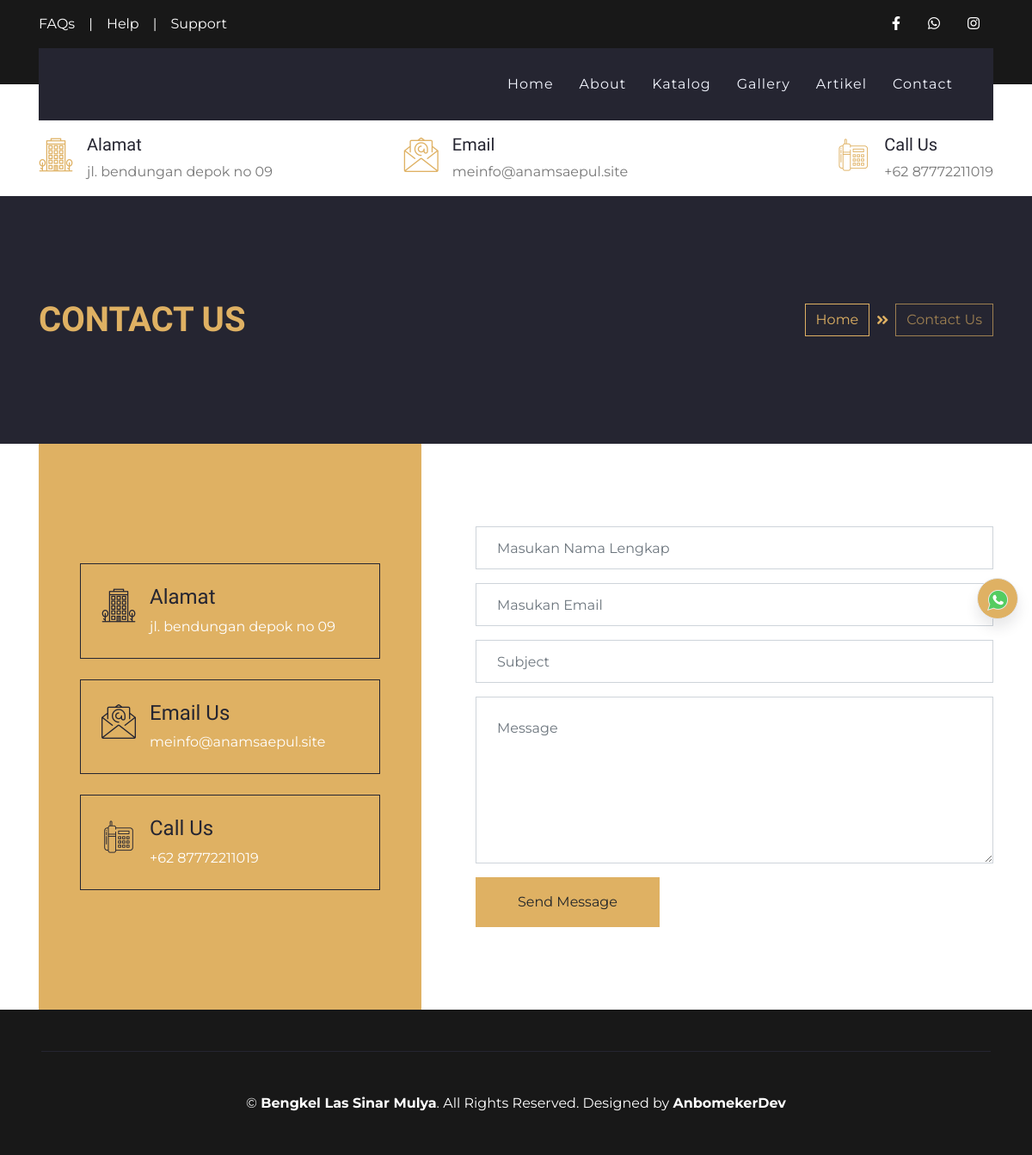
/index.php/contact, run on an earlier commit of the app's database.
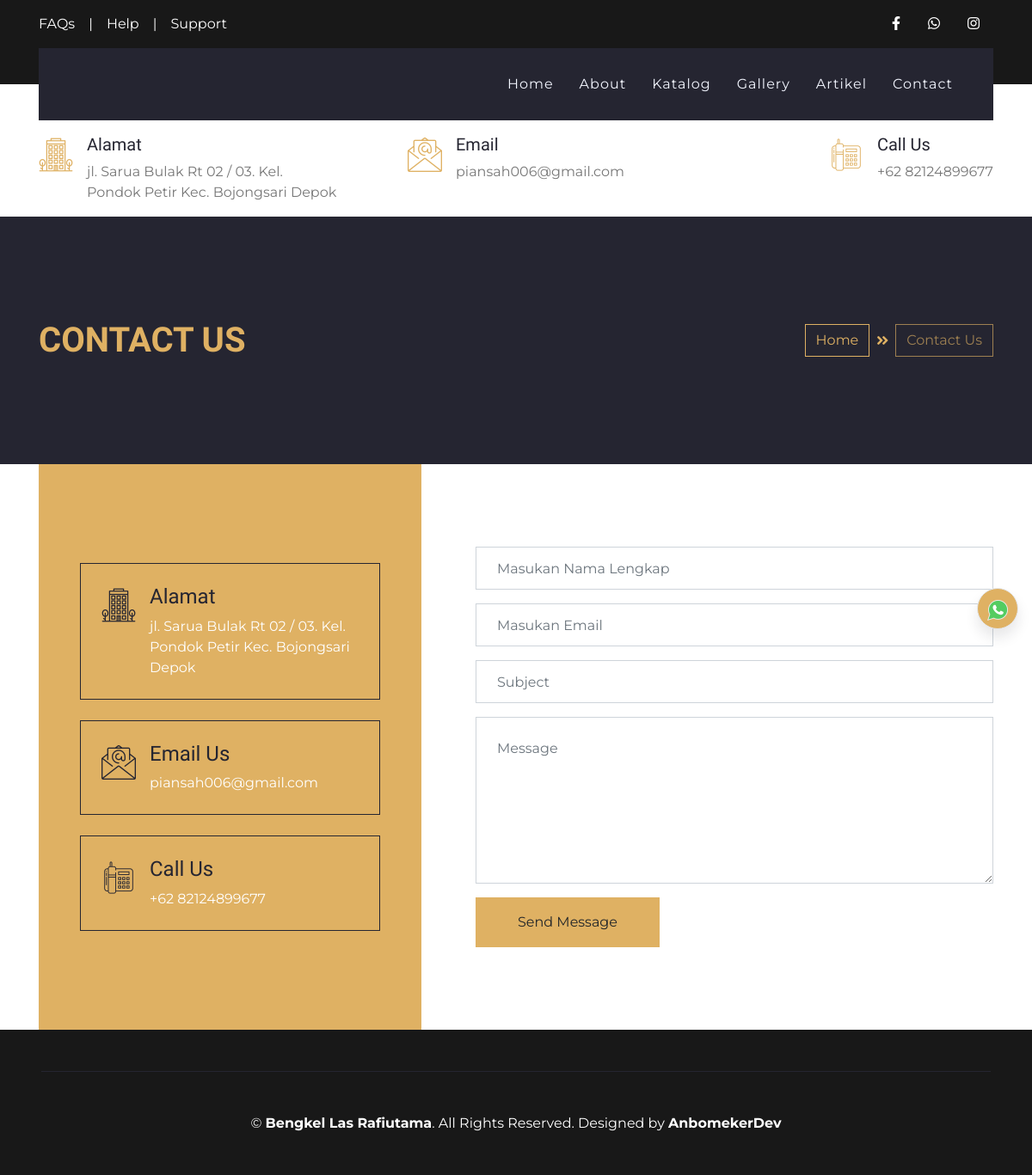
And on a later commit of the database.
### tables this page shows
CREATE TABLE `set_profil`  (
  `profil_id` int(11) NOT NULL AUTO_INCREMENT,
  `nama` varchar(50) NULL DEFAULT NULL,
  `alamat` varchar(100) NULL DEFAULT NULL,
  `deskripsi` text NULL,
  `logo` text NULL,
  `foto` text NULL,
  `kontak_id` int(11) NULL DEFAULT NULL,
  `company_name` varchar(50) NULL DEFAULT NULL,
  `web_url` text NULL,
  PRIMARY KEY (`profil_id`) USING BTREE
);

### application/controllers/Contact.php (called while the page is built, shortened)
<?php
class Contact extends CI_Controller
{
    public function __construct()
    {
        $this->load->model('M_contact_us', 'contact');
        $this->load->model('admin/Profil_m', 'profil');
        $this->load->library('session');
    }
    public function index()
    {
        $data = [
            'judul' => $this->profil->get_profile('nama'),
            'perusahaan' => $this->profil->get_profile('nama'),
            'logo' => $this->profil->get_profile('logo'),
            'alamat' => $this->profil->get_profile('alamat'),
            'whatsap' => $this->profil->get_kontak('whatsap'),
            'facebook' => $this->profil->get_kontak('facebook'),
            'instagram' => $this->profil->get_kontak('instagram'),
            'email' => $this->profil->get_kontak('email'),
            'telpon' => $this->profil->get_kontak('telpon'),
            'foto' => $this->profil->get_profile('foto'),
        ];
        $this->load->view('layout/header', $data);
        $this->load->view('layout/navbar', $data);
        $this->load->view('pages/contact_v', $data);
        $this->load->view('layout/footer', $data);
    }
}

### index.php (called while the page is built, shortened)
<?php
require_once BASEPATH.'core/CodeIgniter.php';

### application/models/admin/Profil_m.php (called while the page is built, shortened)
<?php
class Profil_m extends CI_Model
{
    public function get_profile($varams)
    {
        $query = $this->db->get('set_profil')->row();
        $data = $query->$varams;
        return $data;
    }
}

### application/views/pages/contact_v.php (the view, shortened to what this page needs)
<div class="container-fluid bg-secondary py-5">
    <div class="container py-5">
        <div class="row align-items-center py-4">
            <div class="col-md-6 text-center text-md-left">
                <h1 class="mb-4 mb-md-0 text-primary text-uppercase">Contact Us</h1>
            </div>
            <div class="col-md-6 text-center text-md-right">
                <div class="d-inline-flex align-items-center">
                    <a class="btn btn-outline-primary" href="">Home</a>
                    <i class="fas fa-angle-double-right text-primary mx-2"></i>
                    <a class="btn btn-outline-primary disabled" href="">Contact Us</a>
                </div>
            </div>
        </div>
    </div>
</div>
<div class="container-fluid bg-white">
    <div class="container">
        <div class="row">
            <div class="col-lg-5">
                <div class="d-flex flex-column justify-content-center bg-primary h-100 p-5">
                    <div class="d-inline-flex border border-secondary p-4 mb-4">
                        <h1 class="flaticon-office font-weight-normal text-secondary m-0 mr-3"></h1>
                        <div class="d-flex flex-column">
                            <h4>Alamat</h4>
                            <p class="m-0 text-white"><?= $alamat ?></p>
                        </div>
                    </div>
                    <div class="d-inline-flex border border-secondary p-4 mb-4">
                        <h1 class="flaticon-email font-weight-normal text-secondary m-0 mr-3"></h1>
                        <div class="d-flex flex-column">
                            <h4>Email Us</h4>
                            <p class="m-0 text-white"><?= $email ?></p>
                        </div>
                    </div>
                    <div class="d-inline-flex border border-secondary p-4">
                        <h1 class="flaticon-telephone font-weight-normal text-secondary m-0 mr-3"></h1>
                        <div class="d-flex flex-column">
                            <h4>Call Us</h4>
                            <p class="m-0 text-white">+62 <?= $telpon ?></p>
                        </div>
                    </div>
                </div>
            </div>
            <div class="col-lg-7 mb-5 my-lg-5 py-5 pl-lg-5">
                <div class="contact-form">
                    <form name="sentMessage" id="contactForm" novalidate="novalidate">
                        <div class="control-group">
                            <input type="text" class="form-control p-4" id="name" name="nama" placeholder="Masukan Nama Lengkap" required="required" data-validation-required-message="Please enter your name" />
                        </div>
                        <div class="control-group">
                            <input type="email" class="form-control p-4" id="email" name="email" placeholder="Masukan Email" required="required" data-validation-required-message="Please enter your email" />
                        </div>
                        <div class="control-group">
                            <input type="text" class="form-control p-4" id="subject" name="subject" placeholder="Subject" required="required" data-validation-required-message="Please enter a subject" />
                        </div>
                        <div class="control-group">
                            <textarea id="summernote" class="form-control p-4" rows="6" id="message" name="message" placeholder="Message" required="required" data-validation-required-message="Please enter your message"></textarea>
                        </div>
                        <div>
                            <button class="btn btn-primary py-3 px-5" type="submit" id="btnSave">Send Message</button>
                        </div>
                    </form>
                </div>
            </div>
        </div>
    </div>
</div>

### application/views/layout/header.php (shortened to what this page needs)
<!DOCTYPE html>
<html lang="en">
<head>
    <link href="https://cdn.jsdelivr.net/npm/bootstrap@5.0.2/dist/css/bootstrap.min.css" rel="stylesheet">
    <link href="https://cdnjs.cloudflare.com/ajax/libs/font-awesome/5.10.0/css/all.min.css" rel="stylesheet">
    <link href="<?= base_url() ?>assets/frontend/lib/flaticon/font/flaticon.css" rel="stylesheet">
    <link href="<?= base_url() ?>assets/frontend/lib/owlcarousel/assets/owl.carousel.min.css" rel="stylesheet">
    <link href="<?= base_url() ?>assets/frontend/lib/lightbox/css/lightbox.min.css" rel="stylesheet">
    <link href="https://cdn.jsdelivr.net/npm/summernote@0.8.18/dist/summernote-lite.min.css" rel="stylesheet">
    <link href="<?= base_url() ?>assets/frontend/css/style.css" rel="stylesheet">
    <link rel="stylesheet" type="text/css" href="//cdnjs.cloudflare.com/ajax/libs/toastr.js/latest/toastr.min.css" />
</head>
<body>
    <a onclick="whatsappTracking()" href="https://api.whatsapp.com/send?phone=+62<?= $whatsap ?>&text=Halo%20<?= $perusahaan ?>%20Mohon%20informasi%20produk%20produk%20dan%20pemesanan" target="_blank" class="cs-demo-switcher">
        <div class="cs-demo-switcher-inner bg-primary" data-toggle="tooltip" data-placement="left" title="Hubungi ahh..">
            <img src="<?= base_url('assets/frontend/iconwa.png'); ?>" alt="">
        </div>
    </a>

### application/views/layout/navbar.php (shortened to what this page needs)
<div class="container-fluid bg-dark py-3">
    <div class="container">
        <div class="row">
            <div class="col-md-6 text-center text-lg-left mb-2 mb-lg-0">
                <div class="d-inline-flex align-items-center">
                    <a class="text-white pr-3" href="">FAQs</a>
                    <span class="text-white">|</span>
                    <a class="text-white px-3" href="">Help</a>
                    <span class="text-white">|</span>
                    <a class="text-white pl-3" href="">Support</a>
                </div>
            </div>
            <div class="col-md-6 text-center text-lg-right">
                <div class="d-inline-flex align-items-center">
                    <a class="text-white px-3" href="<?= $facebook ?>">
                        <i class="fab fa-facebook-f"></i>
                    </a>
                    <a class="text-white px-3" href="<?= $whatsap ?>">
                        <i class="fab fa-whatsapp"></i>
                    </a>
                    <a class="text-white px-3" href="<?= $instagram ?>">
                        <i class="fab fa-instagram"></i>
                    </a>
                </div>
            </div>
        </div>
    </div>
</div>
<div class="container-fluid position-relative nav-bar p-0">
    <div class="container position-relative" style="z-index: 9;">
        <nav class="navbar navbar-expand-lg bg-secondary navbar-dark py-3 py-lg-0 pl-3 pl-lg-5">
            <div class="collapse navbar-collapse justify-content-between px-3" id="navbarCollapse">
                <div class="navbar-nav ml-auto py-0">
                    <a href="<?= base_url() ?>" class="nav-item nav-link ">Home</a>
                    <a href="<?= base_url('about') ?>" class="nav-item nav-link">About</a>
                    <a href="<?= base_url('katalog') ?>" class="nav-item nav-link">Katalog</a>
                    <a href="<?= base_url('gallery') ?>" class="nav-item nav-link">Gallery</a>
                    <a href="<?= base_url('artikel') ?>" class="nav-item nav-link">Artikel</a>
                    <a href="<?= base_url('contact') ?>" class="nav-item nav-link">Contact</a>
                </div>
            </div>
        </nav>
    </div>
</div>
<div class="container-fluid bg-white py-3">
    <div class="container">
        <div class="row">
            <div class="col-lg-4 text-left mb-3 mb-lg-0">
                <div class="d-inline-flex text-left">
                    <h1 class="flaticon-office font-weight-normal text-primary m-0 mr-3"></h1>
                    <div class="d-flex flex-column">
                        <h5>Alamat</h5>
                        <p class="m-0"><?= $alamat ?></p>
                    </div>
                </div>
            </div>
            <div class="col-lg-4 text-left text-lg-center mb-3 mb-lg-0">
                <div class="d-inline-flex text-left">
                    <h1 class="flaticon-email font-weight-normal text-primary m-0 mr-3"></h1>
                    <div class="d-flex flex-column">
                        <h5>Email</h5>
                        <p class="m-0"><?= $email ?></p>
                    </div>
                </div>
            </div>
            <div class="col-lg-4 text-left text-lg-right mb-3 mb-lg-0">
                <div class="d-inline-flex text-left">
                    <h1 class="flaticon-telephone font-weight-normal text-primary m-0 mr-3"></h1>
                    <div class="d-flex flex-column">
                        <h5>Call Us</h5>
                        <p class="m-0">+62 <?= $telpon ?></p>
                    </div>
                </div>
            </div>
        </div>
    </div>
</div>

### application/views/layout/footer.php (shortened to what this page needs)
<div class="container-fluid bg-dark text-white py-5 px-sm-3 px-md-5">
    <div class="container border-top border-secondary pt-5">
        <p class="m-0 text-center text-white">
            &copy; <a class="text-white font-weight-bold" href="#"><?= $perusahaan ?></a>. All Rights Reserved. Designed by
            <a class="text-white font-weight-bold" href="https://www.anamsaepul.site">AnbomekerDev</a>
        </p>
    </div>
</div>
</body>
</html>

### application/views/layout/header.php (style rules this page uses)
.cs-demo-switcher { position: fixed; display: block; top: 50%; right: 1rem; z-index: 100; }
.cs-demo-switcher-inner { width: 3rem; height: 3rem; border: 1px solid #e5e8ed; border-radius: 50%; background-color: #fff; color: #1e212c; font-size: 1.25rem; line-height: 3rem; text-align: center; text-decoration: none; box-shadow: 0px 10px 15px 0px rgba(30, 33, 44, 0.10); }

What changed in the data, as far as the page shows it:
changed set_profil: alamat "jl. bendungan depok no 09" → "jl. Sarua Bulak Rt 02 / 03. Kel. Pondok Petir Kec. Bojongsari Depok"; nama "Bengkel Las Sinar Mulya" → "Bengkel Las Rafiutama"
Also different on the page:
$email: "meinfo@anamsaepul.site" → "piansah006@gmail.com"
$telpon: "87772211019" → "82124899677"
